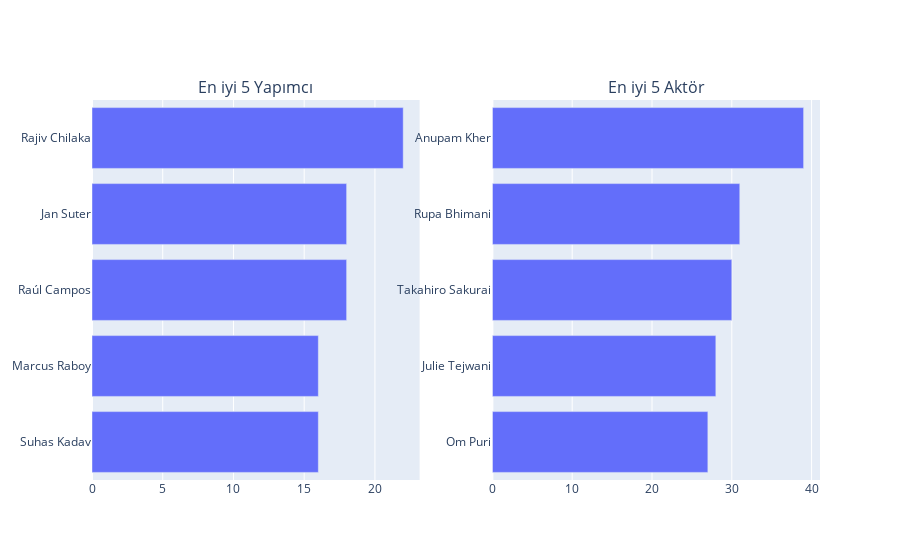

The cell this chart's notebook holds for it:
### Code cell
dff['director']=dff['director'].fillna('Bilinmiyor')
filtered_directors=pd.DataFrame()
filtered_directors=dff['director'].str.split(',',expand=True).stack()
filtered_directors=filtered_directors.to_frame()
filtered_directors.columns=['Director']
directors=filtered_directors.groupby(['Director']).size().reset_index(name='Total Content')
directors=directors[directors.Director !='Bilinmiyor']
directors=directors.sort_values(by=['Total Content'],ascending=False)
directorsTop5=directors.head()
directorsTop5=directorsTop5.sort_values(by=['Total Content'])
fig1=px.bar(directorsTop5,x='Total Content',y='Director')

dff['cast']=dff['cast'].fillna('Bilinmiyor')
filtered_cast=pd.DataFrame()
filtered_cast=dff['cast'].str.split(',',expand=True).stack()
filtered_cast=filtered_cast.to_frame()
filtered_cast.columns=['Actor']
actors=filtered_cast.groupby(['Actor']).size().reset_index(name='Total Content')
actors=actors[actors.Actor !='Bilinmiyor']
actors=actors.sort_values(by=['Total Content'],ascending=False)
actorsTop5=actors.head()
actorsTop5=actorsTop5.sort_values(by=['Total Content'])
fig2=px.bar(actorsTop5,x='Total Content',y='Actor')

fig = make_subplots(rows=1, cols=2, subplot_titles=('En iyi 5 Yapımcı',  'En iyi 5 Aktör'))
fig.add_trace(fig1['data'][0], row=1, col=1)
fig.add_trace(fig2['data'][0], row=1, col=2)

fig.show()

### Figure 1 — Plotly figure (JSON) as saved in the notebook; plotly's stock layout.template omitted (floating-point values rounded to 4 significant figures)
{"data": [{"alignmentgroup": "True", "hovertemplate": "Total Content=%{x}<br>Director=%{y}<extra></extra>", "legendgroup": "", "marker": {"color": "#636efa", "pattern": {"shape": ""}}, "name": "", "offsetgroup": "", "orientation": "h", "showlegend": false, "textposition": "auto", "type": "bar", "x": [16, 16, 18, 18, 22], "xaxis": "x", "y": ["Suhas Kadav", "Marcus Raboy", "Raúl Campos", " Jan Suter", "Rajiv Chilaka"], "yaxis": "y"}, {"alignmentgroup": "True", "hovertemplate": "Total Content=%{x}<br>Actor=%{y}<extra></extra>", "legendgroup": "", "marker": {"color": "#636efa", "pattern": {"shape": ""}}, "name": "", "offsetgroup": "", "orientation": "h", "showlegend": false, "textposition": "auto", "type": "bar", "x": [27, 28, 30, 31, 39], "xaxis": "x2", "y": [" Om Puri", " Julie Tejwani", " Takahiro Sakurai", " Rupa Bhimani", " Anupam Kher"], "yaxis": "y2"}], "layout": {"annotations": [{"font": {"size": 16}, "showarrow": false, "text": "En iyi 5 Yapımcı", "x": 0.225, "xanchor": "center", "xref": "paper", "y": 1, "yanchor": "bottom", "yref": "paper"}, {"font": {"size": 16}, "showarrow": false, "text": "En iyi 5 Aktör", "x": 0.775, "xanchor": "center", "xref": "paper", "y": 1, "yanchor": "bottom", "yref": "paper"}], "xaxis": {"anchor": "y", "domain": [0, 0.45]}, "xaxis2": {"anchor": "y2", "domain": [0.55, 1]}, "yaxis": {"anchor": "x", "domain": [0, 1]}, "yaxis2": {"anchor": "x2", "domain": [0, 1]}}}
